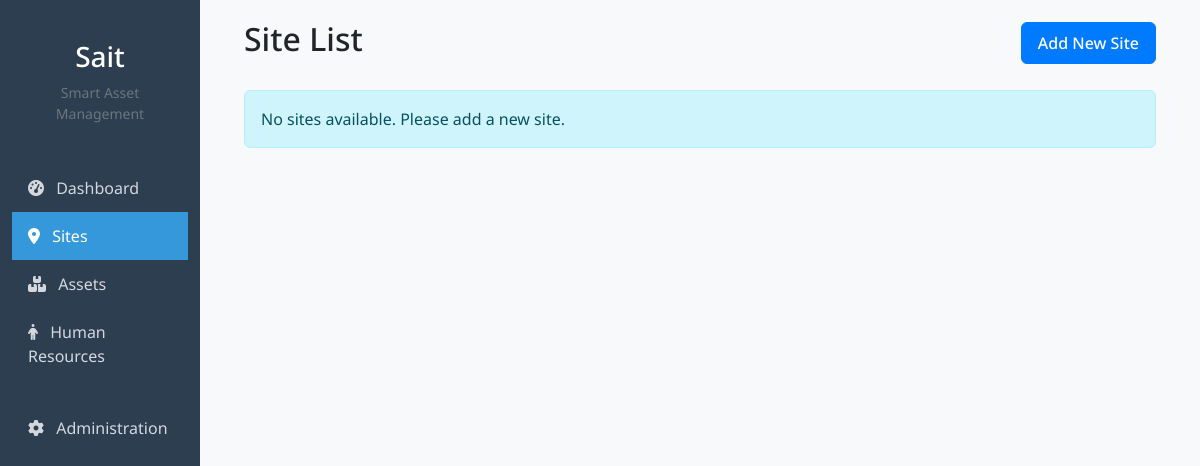
The page /sites/ (signed in) on the database as committed earlier.
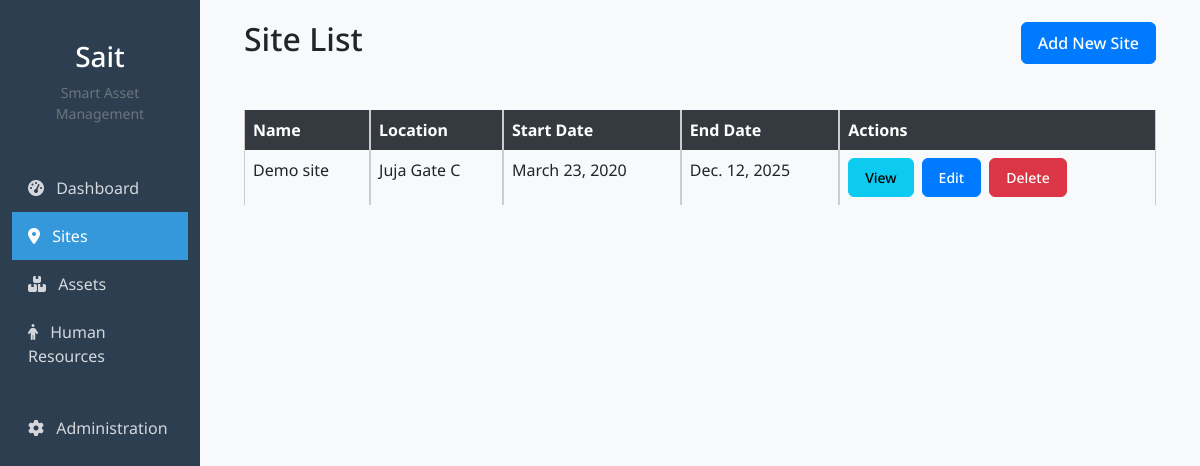
The same page on the database as committed later.
### foreman/models.py (models this page shows, shortened)
class Site(models.Model):
    name = models.CharField(max_length=100)
    location = models.CharField(max_length=100)
    start_date = models.DateField()
    end_date = models.DateField()
    owner = models.ForeignKey(User, on_delete=models.CASCADE, related_name='sites',null=True, blank=True)

### foreman/views.py (the view)
# urls.py: path('sites/', views.site_list, name='site_list'),
@login_required
def site_list(request):
    sites = Site.objects.filter(owner=request.user)
    return render(request, 'site_list.html', {'sites': sites})

### foreman/templates/site_list.html
{% extends '_base.html' %}
{% block content %}
<div class="d-flex justify-content-between align-items-center mb-4">
    <h2>Site List</h2>
    <a href="{% url 'site_create' %}" class="btn btn-primary">Add New Site</a>
</div>
{% if sites %}
<div class="table-responsive">
    <table class="table table-bordered site-table">
        <thead>
            <tr>
                <th>Name</th>
                <th>Location</th>
                <th>Start Date</th>
                <th>End Date</th>
                <th>Actions</th>
            </tr>
        </thead>
        <tbody>
            {% for site in sites %}
            <tr>
                <td>{{ site.name }}</td>
                <td>{{ site.location }}</td>
                <td>{{ site.start_date }}</td>
                <td>{{ site.end_date }}</td>
                <td>
                    <div class="d-flex">
                        <a href="{% url 'site_detail' site.id %}" class="btn btn-sm btn-info me-2">View</a>
                        <a href="{% url 'site_update' site.id %}" class="btn btn-sm btn-primary me-2">Edit</a>
                        <a href="{% url 'site_delete' site.id %}" class="btn btn-sm btn-danger">Delete</a>
                    </div>
                </td>
            </tr>
            {% endfor %}
        </tbody>
    </table>
</div>
{% else %}
<div class="alert alert-info">
    No sites available. Please add a new site.
</div>
{% endif %}
{% endblock %}

Rows that differ between the two databases and show on the page:
added Site: name "Demo site", location "Juja Gate C", start_date "March 23, 2020", end_date "Dec. 12, 2025"
Other text that changed with them:
text no longer shown: "No sites available. Please add a new site."
text now shown: "Name Location Start Date End Date Actions"
